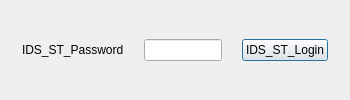
<?xml version="1.0" encoding="UTF-8"?>
<ui version="4.0">
 <class>DialogLogin</class>
 <widget class="QDialog" name="DialogLogin">
  <property name="geometry">
   <rect>
    <x>0</x>
    <y>0</y>
    <width>350</width>
    <height>100</height>
   </rect>
  </property>
  <property name="windowTitle">
   <string>IDS_ST_AdministratorAuthentication</string>
  </property>
  <property name="styleSheet">
   <string notr="true">QDialog{
min-width:350;
max-width:350;
min-height:100;
max-height:100;
border:none;
}</string>
  </property>
  <layout class="QVBoxLayout" name="verticalLayout">
   <item>
    <layout class="QHBoxLayout" name="horizontalLayout">
     <property name="spacing">
      <number>20</number>
     </property>
     <item>
      <spacer name="horizontalSpacer">
       <property name="orientation">
        <enum>Qt::Horizontal</enum>
       </property>
       <property name="sizeHint" stdset="0">
        <size>
         <width>40</width>
         <height>20</height>
        </size>
       </property>
      </spacer>
     </item>
     <item>
      <widget class="QLabel" name="label">
       <property name="text">
        <string>IDS_ST_Password</string>
       </property>
      </widget>
     </item>
     <item>
      <widget class="QLineEdit" name="lineEdit">
       <property name="echoMode">
        <enum>QLineEdit::Password</enum>
       </property>
      </widget>
     </item>
     <item>
      <widget class="QPushButton" name="pushButton">
       <property name="text">
        <string>IDS_ST_Login</string>
       </property>
      </widget>
     </item>
     <item>
      <spacer name="horizontalSpacer_2">
       <property name="orientation">
        <enum>Qt::Horizontal</enum>
       </property>
       <property name="sizeHint" stdset="0">
        <size>
         <width>40</width>
         <height>20</height>
        </size>
       </property>
      </spacer>
     </item>
    </layout>
   </item>
  </layout>
 </widget>
 <resources/>
 <connections/>
</ui>
